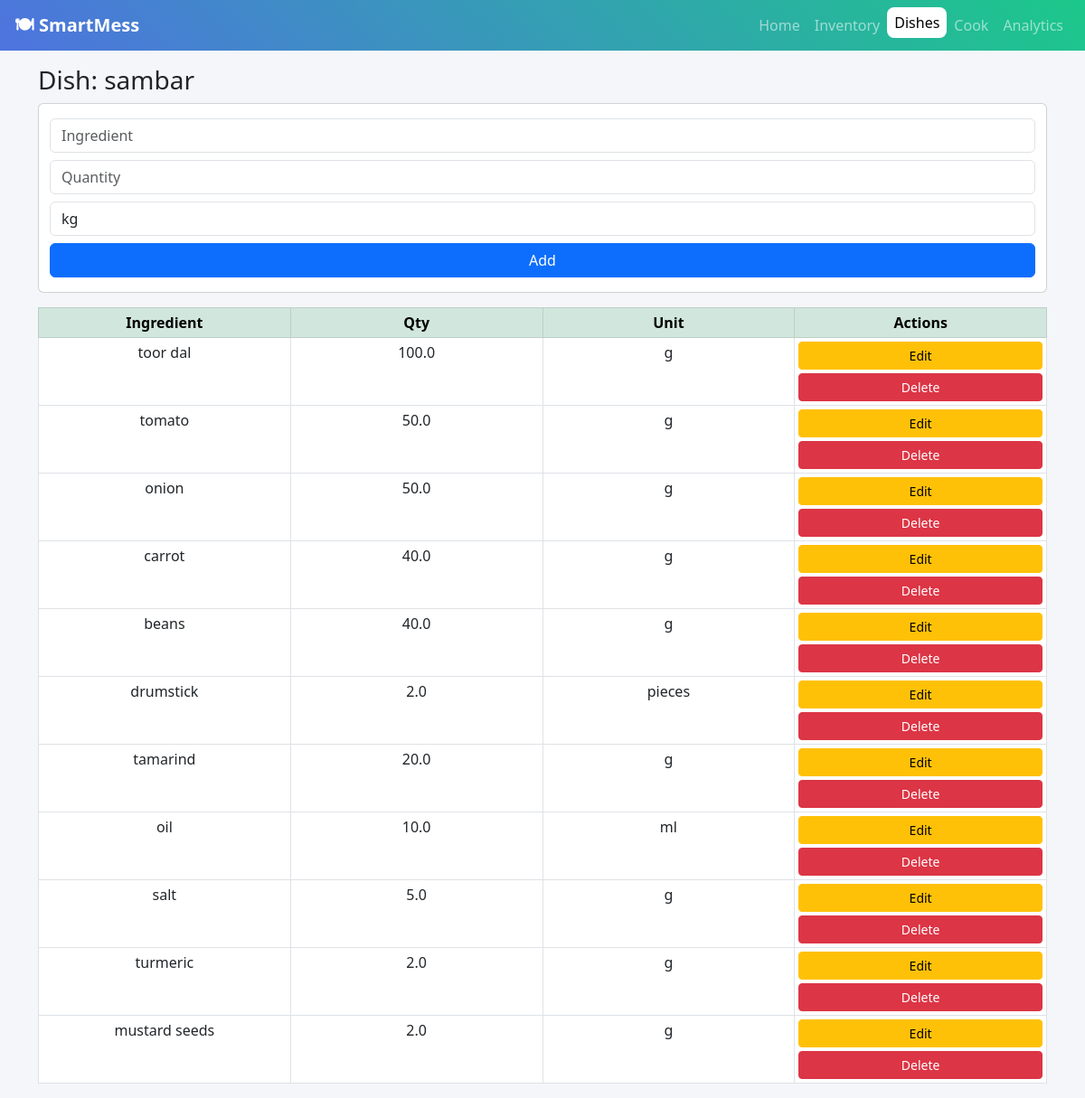
The app's page /dish/sambar with its own data.
### tables this page shows
CREATE TABLE recipes(
    id INTEGER PRIMARY KEY AUTOINCREMENT,
    dish_name TEXT,
    ingredient TEXT,
    quantity REAL,
    unit TEXT
);

### app.py (the view, shortened to what this page needs)
@app.route('/dish/<dish>', methods=['GET','POST'])
def dish_detail(dish):
    conn = get_db()
    cur = conn.cursor()
    cur.execute("SELECT id,ingredient,quantity,unit FROM recipes WHERE dish_name=?", (dish,))
    items = cur.fetchall()
    conn.close()
    return render_template('dish.html', dish=dish, items=items)

### app.py (called while the page is built)
def get_db():
    return sqlite3.connect("database.db")

### templates/dish.html
{% extends "base.html" %}
{% block content %}
<h3>Dish: {{dish}}</h3>
<div class="card p-3 mb-3">
<form method="POST" class="row g-2">
<input name="ingredient" class="form-control" placeholder="Ingredient" required>
<input name="quantity" class="form-control" placeholder="Quantity" required>
<select name="unit" class="form-control">
<option>kg</option><option>g</option><option>L</option><option>ml</option><option>pieces</option>
</select>
<button class="btn btn-primary">Add</button>
</form>
</div>
<table class="table table-bordered table-sm text-center">
<tr class="table-success">
<th>Ingredient</th>
<th>Qty</th>
<th>Unit</th>
<th>Actions</th>
</tr>
{% for i in items %}
<tr>
<td>{{i[1]}}</td>
<td>{{i[2]}}</td>
<td>{{i[3]}}</td>
<td>
<div class="table-buttons">
<a href="/edit_ingredient/{{i[0]}}/{{dish}}" class="btn btn-warning btn-sm">Edit</a>
<a href="/delete_ingredient/{{i[0]}}/{{dish}}" class="btn btn-danger btn-sm">Delete</a>
</div>
</td>
</tr>
{% endfor %}
</table>
{% endblock %}

### templates/base.html (style rules this page uses)
body { background: #f4f6f9; font-family: 'Segoe UI'; }
table { width: 100%; table-layout: fixed; }
th, td { word-wrap: break-word; white-space: normal; text-align: center; }
.table-buttons { display: flex; flex-direction: column; gap: 4px; }

### records on screen
recipes: ingredient "toor dal", quantity "100.0", unit "g"
recipes: ingredient "tomato", quantity "50.0", unit "g"
recipes: ingredient "onion", quantity "50.0", unit "g"
recipes: ingredient "carrot", quantity "40.0", unit "g"
recipes: ingredient "beans", quantity "40.0", unit "g"
recipes: ingredient "drumstick", quantity "2.0", unit "pieces"
recipes: ingredient "tamarind", quantity "20.0", unit "g"
recipes: ingredient "oil", quantity "10.0", unit "ml"
recipes: ingredient "salt", quantity "5.0", unit "g"
recipes: ingredient "turmeric", quantity "2.0", unit "g"
recipes: ingredient "mustard seeds", quantity "2.0", unit "g"

### other values on screen
{{ dish }} "sambar"
